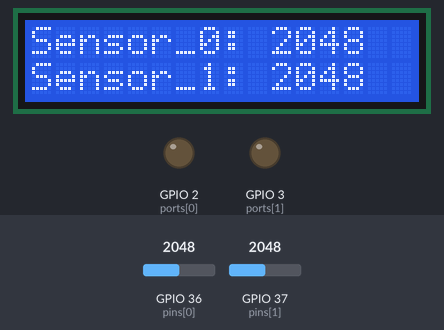
Recording of a sketch running on a simulated ESP32. Shown: 16×2 character LCD, output pins drawn as LEDs (lit = HIGH). Inputs (shaded band) come from the test bench; at power-on: GPIO 36 (pins[0]) = 2048, GPIO 37 (pins[1]) = 2048. What the sketch prints to the serial monitor is not drawn.

Above: at 5.2 s.
5.3 s: GPIO 36 (pins[0]) set to 112
At 5.71 s:
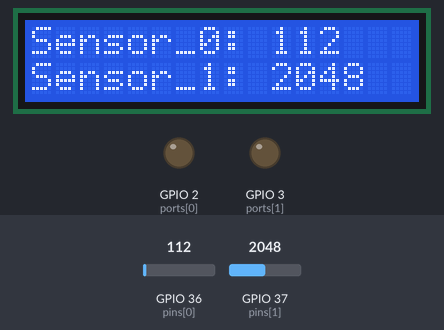
8.3 s: GPIO 36 (pins[0]) set to 92
At 8.69 s:
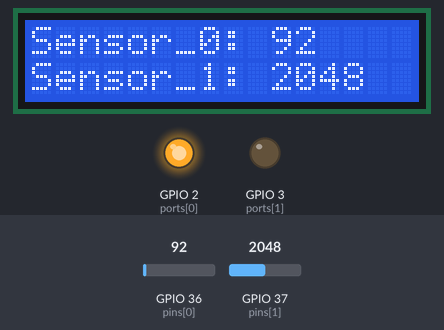
10.8 s: GPIO 37 (pins[1]) set to 107
At 11.21 s:
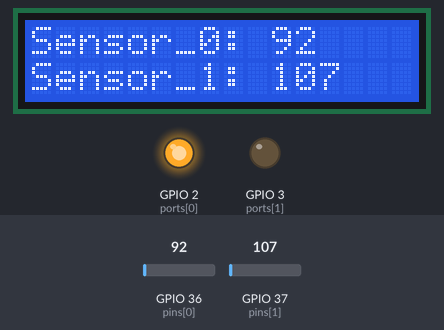
12.4 s: GPIO 37 (pins[1]) set to 93
At 12.8 s:
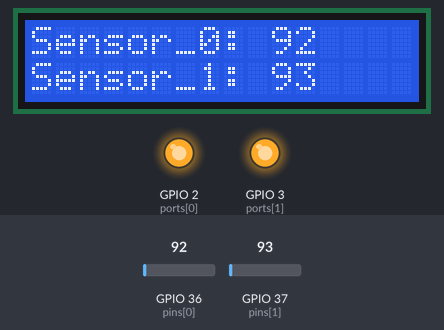
14.9 s: GPIO 36 (pins[0]) set to 491
At 15.3 s:
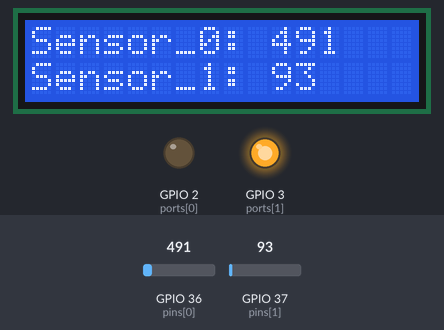
17.4 s: GPIO 37 (pins[1]) set to 0
At 17.8 s:
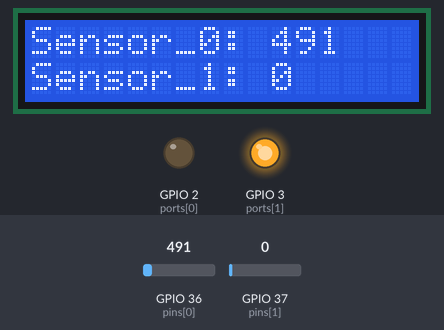
Timing chart, 0 to 20.0 s (numbered marks = the images above; inputs shaded):
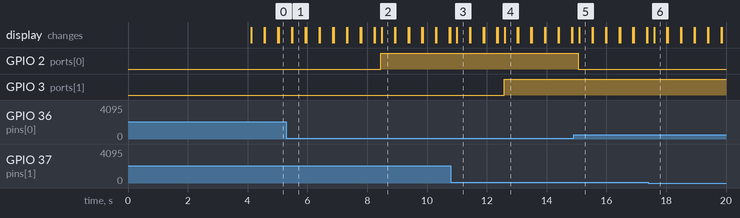

The sketch:

2_sensors_small_LCD.ino
```cpp
#include <Wire.h>
#include <LiquidCrystal_I2C.h>

// LCD address is 0x27 and 16x2 is the resolution
LiquidCrystal_I2C lcd(0x27, 16, 2);

// initializing the pins for sensors
int pins[2] = {A0, A1};
int values[2] = {0, 0};
int ports[2] = {2, 3};

void initialLCD() // Print a message to the LCD.
{
  lcd.init(); // initialize the lcd
  lcd.backlight();
  lcd.setCursor(2,0);
  lcd.print("Haptic Glove");
  lcd.setCursor(3,1);
  lcd.print("Biorob Lab");
  delay(4000);
  lcd.clear();
}

void initPin(int a) // initializing inputs and outputs
{
  pinMode(ports[a], OUTPUT);
  pinMode(values[a], INPUT);
}

void printSerial(int a) // printing out the value for sensor 1
{
  String output = "Sensor_" + String(a) + ": ";
  Serial.print(output);
  Serial.print(analogRead(pins[a]));
  Serial.print("\t");
}

void printLCD (int a) // showing the value for sensor a on the LCD
{
  String output = "Sensor_" + String(a) + ":";
  lcd.setCursor(0,a);
  lcd.print(output);
  lcd.setCursor(10,a);
  lcd.print(values[a]);
}

void checkSensor(int a) // turing on and off the motors depending on the sensor values
{
  values[a] = analogRead(pins[a]);
  if (values[a] <= 100) {
    digitalWrite(ports[a], HIGH); //turn motor 1 on
  }
  else {
    digitalWrite(ports[a], LOW); //turn motor 1 off
  }
}

void setup()
{
  initialLCD();
  Serial.begin(9600);
  for (int i = 0; i < 2; i++) { // initialize all pins
    initPin(i);
  }
}

void loop()
{
  for (int i = 0; i < 2; i++) { // check all sensors and show their value
    checkSensor(i);
    printSerial(i);
    printLCD(i);
  }

  Serial.print("\n");
  delay(200);
  lcd.clear();
}
```

Measured:
- the behaviour switches between 101 and 100 on GPIO 36 (pins[0]) (found by bisection; images 1 and 2)
- the behaviour switches between 101 and 100 on GPIO 37 (pins[1]) (found by bisection; images 3 and 4)
- after the input at 5.3 s, the display: first differs from a run without the input after 0.20 s (image 1)
- after the input at 8.3 s, GPIO 2 (ports[0]): LOW → HIGH after 0.16 s; the display: changes after 0.18 s (image 2)
- after the input at 10.8 s, the display: changes after 0.20 s (image 3)
- after the input at 12.4 s, GPIO 3 (ports[1]): LOW → HIGH after 0.18 s; the display: changes after 0.19 s (image 4)
- after the input at 14.9 s, GPIO 2 (ports[0]): HIGH → LOW after 0.16 s; the display: changes after 0.19 s (image 5)
- after the input at 17.4 s, the display: changes after 0.19 s (image 6)
